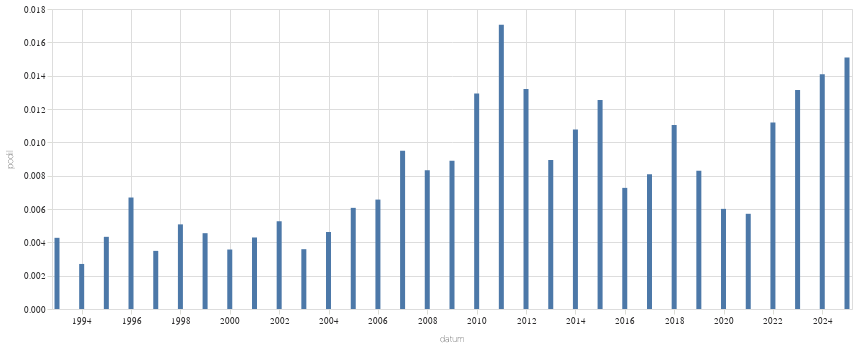

Source (notebook cell):
### Code cell
graf_vyvoje("smích",epocha="datum")

### Figure 1 — Vega-Lite specification as saved in the notebook (floating-point values rounded to 4 significant figures)
{"config": {"title": {"font": "Noticia Text", "fontSize": 11.5, "anchor": "start", "lineHeight": 19, "fontWeight": "bolder", "subtitleFont": "Noticia Text", "subtitleFontSize": 10, "subtitleLineHeight": 15, "subtitlePadding": 10, "dy": -10, "color": "#292829", "subtitleColor": "#292829"}, "axis": {"labelFont": "Asap", "titleFont": "Asap", "fontWeight": "lighter", "titleFontWeight": "lighter", "labelFontSize": 9, "titleFontSize": 9, "labelPadding": 2, "titlePadding": 9, "domainOpacity": 0, "tickColor": "#DCDDD6", "labelColor": "#292829"}, "legend": {"labelFont": "Asap", "labelFontWeight": "normal", "titleFont": "Asap", "titleFontWeight": "normal", "labelFontSize": 9, "titleFontSize": 9, "labelColor": "#292829"}}, "data": {"name": "data-78abbb5e7d5e251cd88f076fc96da424"}, "mark": {"type": "bar"}, "encoding": {"x": {"field": "datum", "type": "temporal"}, "y": {"field": "podil", "type": "quantitative"}}, "width": 800, "$schema": "https://vega.github.io/schema/vega-lite/v5.8.0.json", "datasets": {"data-78abbb5e7d5e251cd88f076fc96da424": [{"id": 40, "datum": "1993-01-01T00:00:00", "id_right": 9366, "podil": 0.004271}, {"id": 21, "datum": "1994-01-01T00:00:00", "id_right": 7771, "podil": 0.002702}, {"id": 40, "datum": "1995-01-01T00:00:00", "id_right": 9237, "podil": 0.00433}, {"id": 64, "datum": "1996-01-01T00:00:00", "id_right": 9568, "podil": 0.006689}, {"id": 58, "datum": "1997-01-01T00:00:00", "id_right": 16632, "podil": 0.003487}, {"id": 60, "datum": "1998-01-01T00:00:00", "id_right": 11816, "podil": 0.005078}, {"id": 95, "datum": "1999-01-01T00:00:00", "id_right": 20885, "podil": 0.004549}, {"id": 89, "datum": "2000-01-01T00:00:00", "id_right": 24941, "podil": 0.003568}, {"id": 90, "datum": "2001-01-01T00:00:00", "id_right": 20971, "podil": 0.004292}, {"id": 88, "datum": "2002-01-01T00:00:00", "id_right": 16715, "podil": 0.005265}, {"id": 80, "datum": "2003-01-01T00:00:00", "id_right": 22293, "podil": 0.003589}, {"id": 95, "datum": "2004-01-01T00:00:00", "id_right": 20561, "podil": 0.00462}, {"id": 141, "datum": "2005-01-01T00:00:00", "id_right": 23234, "podil": 0.006069}, {"id": 95, "datum": "2006-01-01T00:00:00", "id_right": 14472, "podil": 0.006564}, {"id": 135, "datum": "2007-01-01T00:00:00", "id_right": 14220, "podil": 0.009494}, {"id": 122, "datum": "2008-01-01T00:00:00", "id_right": 14651, "podil": 0.008327}, {"id": 149, "datum": "2009-01-01T00:00:00", "id_right": 16744, "podil": 0.008899}, {"id": 165, "datum": "2010-01-01T00:00:00", "id_right": 12756, "podil": 0.01294}, {"id": 305, "datum": "2011-01-01T00:00:00", "id_right": 17878, "podil": 0.01706}, {"id": 192, "datum": "2012-01-01T00:00:00", "id_right": 14550, "podil": 0.0132}, {"id": 86, "datum": "2013-01-01T00:00:00", "id_right": 9619, "podil": 0.008941}, {"id": 226, "datum": "2014-01-01T00:00:00", "id_right": 20991, "podil": 0.01077}, {"id": 272, "datum": "2015-01-01T00:00:00", "id_right": 21692, "podil": 0.01254}, {"id": 168, "datum": "2016-01-01T00:00:00", "id_right": 23117, "podil": 0.007267}, {"id": 149, "datum": "2017-01-01T00:00:00", "id_right": 18413, "podil": 0.008092}, {"id": 230, "datum": "2018-01-01T00:00:00", "id_right": 20820, "podil": 0.01105}, {"id": 209, "datum": "2019-01-01T00:00:00", "id_right": 25186, "podil": 0.008298}, {"id": 143, "datum": "2020-01-01T00:00:00", "id_right": 23803, "podil": 0.006008}, {"id": 115, "datum": "2021-01-01T00:00:00", "id_right": 20133, "podil": 0.005712}, {"id": 234, "datum": "2022-01-01T00:00:00", "id_right": 20911, "podil": 0.01119}, {"id": 324, "datum": "2023-01-01T00:00:00", "id_right": 24660, "podil": 0.01314}, {"id": 337, "datum": "2024-01-01T00:00:00", "id_right": 23938, "podil": 0.01408}, {"id": 193, "datum": "2025-01-01T00:00:00", "id_right": 12792, "podil": 0.01509}]}}
